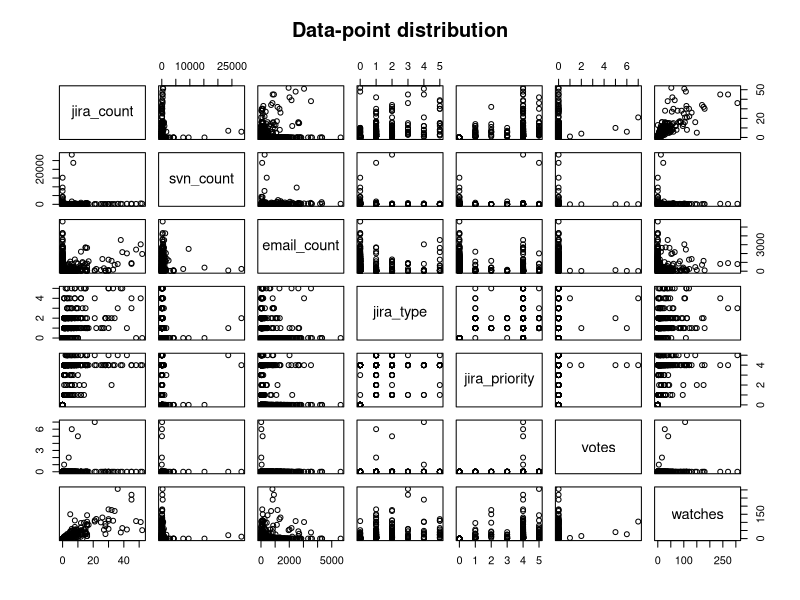

R code for this plot: (Note: this script raises an error after producing the figure.)
teamdata <- read.csv("teamdata.csv")
teamdata_completeCases <- read.csv("teamdata_completeCases.csv")

## Find patterns of activity of each group

# grouping data based on project

if(!require(dplyr)) {
  install.packages("dplyr")
  require(dplyr)
}
if(!require(plyr)) {
  install.packages("plyr")
  require(plyr)
}
if(!require(ggplot2)) {
  install.packages("ggplot2")
  require(ggplot2)
}

# Getting only Project-wise data
teamdata.projectwise <- ddply(teamdata, ~ name ~ date, summarise,
                              jira_count = sum(jira_count),
                              svn_count = sum(svn_count),
                              email_count = sum(email_count),
                              jira_type = max(jira_type),
                              jira_priority = max(jira_priority),
                              votes = sum(votes),
                              watches = sum(watches)
)

png("datapoints_distribution.png", width = 1200, height = 786)
plot(teamdata.projectwise[, c(-1, -2, -10)], main = "Data-point distribution")
dev.off()

# Trying Kmeans

set.seed(12)

for(i in 7:12) {
  
  png(paste0("KmeansCluster_ForCenter_",i,".png"), width = 1390, height = 732)
  par(mfrow= c(3,3))
  
  teamdata.projectwise.km <- kmeans(teamdata.projectwise[, -(1:2)], centers = i, nstart = 3)
  
  teamdata.projectwise_cl <- mutate(teamdata.projectwise, cluster = teamdata.projectwise.km$cluster)
  
  with(teamdata.projectwise_cl, plot(x = name, cluster, xlab="Project Groups", ylab = "Clusters",
                                     main = paste0("Mean Distribution of Clusters(",i," centers)")))
  
  kmCenters <- as.data.frame(teamdata.projectwise.km$centers)
  kmCenters <- mutate(kmCenters,cluster = row.names(kmCenters))
  
  lapply (names(kmCenters)[1:7], function(name) {  
    pie(x = kmCenters[,name], 
        labels = kmCenters$cluster, main = paste0("Work Distribution of ",name," for each Cluster"))  
  })
  dev.off()
}

# Lets assume 9 Centers for Kmeans makes most sense
teamdata.projectwise.km <- kmeans(teamdata.projectwise[, -(1:2)], centers = 9, nstart = 3)
teamdata.projectwise_cl <- mutate(teamdata.projectwise, cluster = teamdata.projectwise.km$cluster)

png("Project-wise_distribution.png", width = 1390, height = 732)
par(mfrow= c(3,3))
lapply(names(teamdata.projectwise_cl)[c(-1,-2,-10)], function(x) {
  plot(teamdata.projectwise_cl[ ,x], teamdata.projectwise_cl$date, col = teamdata.projectwise_cl$project, xlab = x, ylab = "Days", main = paste("Project-wise distribution for",x))
  
}) 
dev.off()

png("Cluster-wise_distribution.png", width = 1390, height = 732)
par(mfrow= c(3,3))
lapply(names(teamdata.projectwise_cl)[c(-1,-2,-10)], function(x) {
  plot(teamdata.projectwise_cl[ ,x], teamdata.projectwise_cl$date, col = teamdata.projectwise_cl$cluster, xlab = x, ylab = "Days", main = paste("Cluster distribution for",x))
}) 
dev.off()

write.csv(teamdata.projectwise_cl, file = "clusters_memberwise.csv")

# Trying HClustering
teamdata.projectwise.dm <- dist(teamdata.projectwise[,-(1:2)])
teamdata.projectwise.hc <- hclust(teamdata.projectwise.dm)

par(mfrow= c(1,1))
png("hcluster.png", width = 4000, height = 1412)
plot(teamdata.projectwise.hc, col = unclass(teamdata.projectwise$project))
dev.off()
